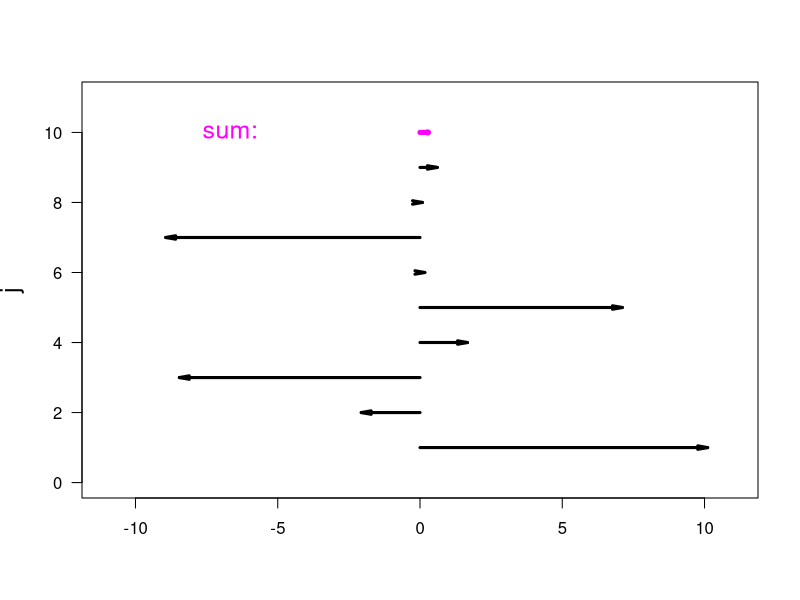

Recreate this plot in R.
print('file: AcetyleneCompensation.R')
# acetylene data: X1, X3 anticorrelated
# -------------------------------------------
# (1) = observed data (Yo,X1o,X2o,X3o) and quadratic predictors
Yo = c(49.0,50.2,50.5,48.5,47.5,44.5,28.0,31.5,34.5,35.0,38.0,38.5,15.0,17.0,20.5,29.5)
X1o = c(1300,1300,1300,1300,1300,1300,1200,1200,1200,1200,1200,1200,1100,1100,1100,1100)
X2o = c(7.5,9.0,11.0,13.5,17.0,23.0,5.3,7.5,11.0,13.5,17.0,23.0,5.3,7.5,11.0,17.0)
X3o = c(12,12,11.5,13,13.5,12,40,38,32,26,34,41,84,98,92,86)/1000
X4o = X1o*X2o; X5o = X1o*X3o; X6o = X2o*X3o
X7o = X1o^2; X8o = X2o^2; X9o = X3o^2
LYo = length(Yo)   # sample size
NoP = 9            # number of predictors
# -------------------------------------------
# (2) Unit length scaling:
Xo = matrix(data=c(X1o,X2o,X3o,X4o,X5o,X6o,X7o,X8o,X9o),nrow=LYo,ncol=NoP)
# Unit length scaling = subtract mean (centering) and divide by square root of sum of squares
X = matrix(data=NA,nrow=LYo,ncol=NoP)
n = NoP
meanX = numeric(n); SX = numeric(n)
for(j in 1:NoP) {q = Xo[,j]; xj = (q-mean(q))/sqrt(sum((q-mean(q))^2)); 
X[,j] = xj; meanX[j] = mean(q); SX[j] = sqrt(sum( (q-mean(q))^2 ))}
meanY = mean(Yo)
SY = sqrt(sum((Yo-meanY)^2))
y = (Yo-meanY)/SY
# -------------------------------------------
# (3a) MLR of original data using lm():
outLMo = lm(Yo ~ Xo)
InterceptEsto = outLMo$coefficients[1]
bEsto = outLMo$coefficients[2:(NoP+1)]
# (3b) MLR of scaled data using lm():
outLMs = lm(y ~ X)
betaEst1 = outLMs$coefficients[2:(NoP+1)]
# (3c) MLR of scaled data: pedestrian way
XX = t(X)%*%X             # correlation matrix
XXI = solve(XX)           # inverse of X'X
betaEst2 = XXI%*%t(X)%*%y  # least squares solution
# -------------------------------------------
# (4) Convert from slopes for scaled data to slopes for original data:
bA = betaEst2/SX
cA = -betaEst2*meanX/SX
bEst2 = betaEst2/SX*SY
InterceptEst2 = sum(cA)*SY+meanY # intercept for original data
# -------------------------------------------
# (5) Multicollinearity diagnostics:
# (5a) Lagest absolute correlation:
offdiagmax = -1; ioff = 0; joff = 0 # dummy values
for(i in 1:n) {
  for(j in 1:n) {if(i != j) {
    if (abs(XX[i,j]) > offdiagmax) {
      offdiagmax = abs(XX[i,j]); ioff = i; joff = j}}}
}
# -------------------------------------------
# (5b) Variance inflation factors (VIFs):
VIFs = diag(XXI)
# How many VIFs are > 10? Maximum of the VIFs?
nVIFsL10 = 0
for(j in 1:NoP) if (VIFs[j] > 10) nVIFsL10 = nVIFsL10 + 1
maxVIFs = max(VIFs)
# -------------------------------------------
# (5c) Eigensystem analysis of the correlation matrix XX
#      -> eigenvalues lambda_j
#      -> condition number: kappa = lambda_max/lambda_min
outEV = eigen(XX,symmetric=T)
lambda = outEV$values  # eigen values
kappa = max(lambda)/min(lambda)
# -------------------------------------------
# (5d) Condition number of X'
outSVD = svd(X)
muj = outSVD$d   # singular values
eta = max(muj)/min(muj)
# -------------------------------------------
r13o = cor(X1o,X3o) # correlation
# -------------------------------------------
sflag = 11
if (sflag == 11) {
  # png('AcetyleneCompensation170626.png',width=16,height=16,units='cm',res=300)
  plot(x=NA,y=NA,type='l',lwd=3,col='blue',xlab='',ylab='j',las=1,
       ylim=c(0,NoP+2),xlim=c(-11,11),cex.lab=1.5)
  yp = 0; 
  for(j in 1:NoP) {xa = c(0,j); xa[1] = betaEst1[j]*X[1,j]; 
  arrows(0,j,xa[1],xa[2],col='black',code=2,angle=10,length=0.1,lwd=3); 
  yp = yp+xa[1]}
  arrows(0,NoP+1,yp,NoP+1,col='magenta',code=2,angle=30,lwd=5,length=0.01)
  text(-8,10,'sum: ',col='magenta',pos=4,cex=1.5)
  # dev.off()
}
